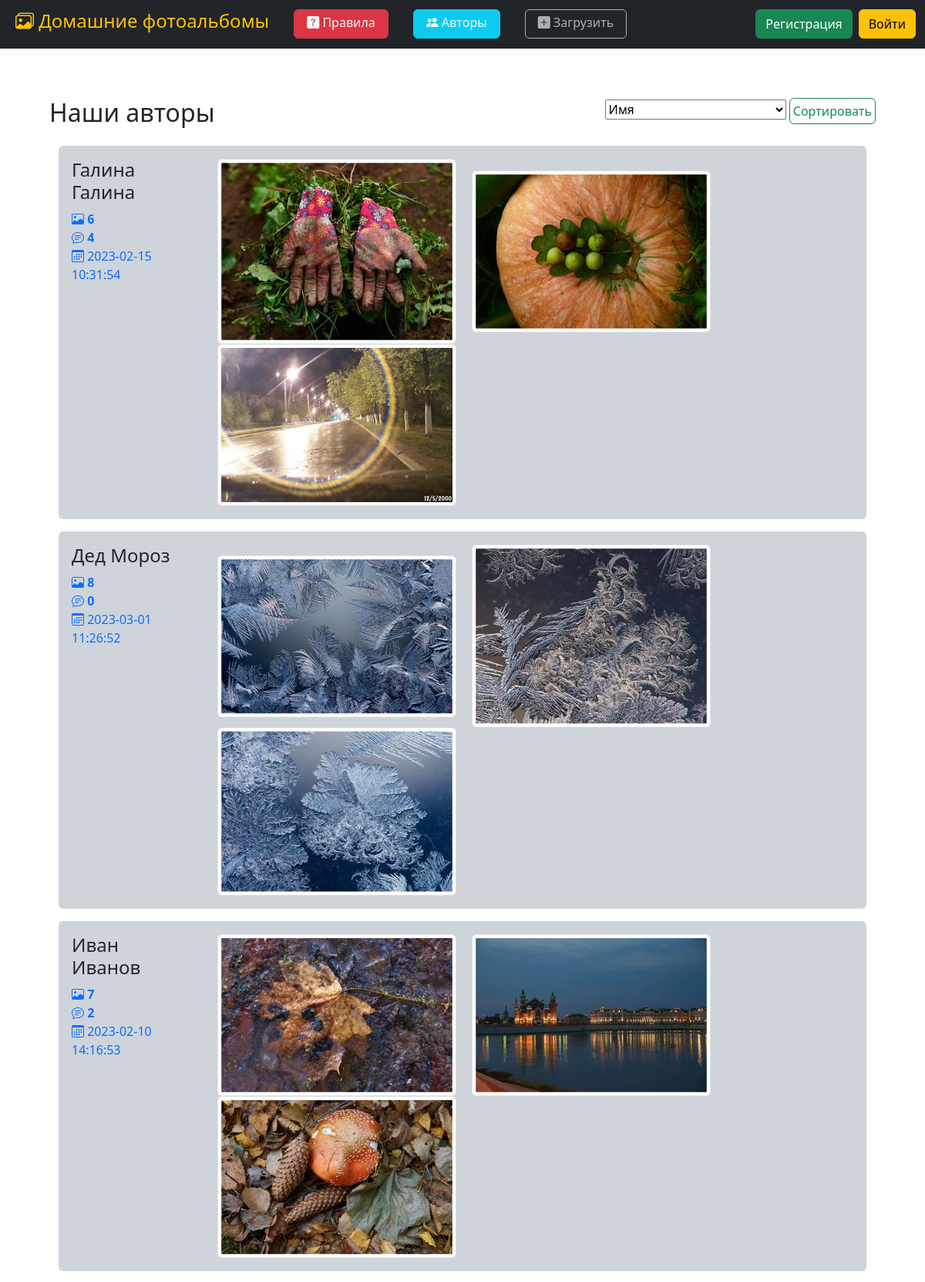
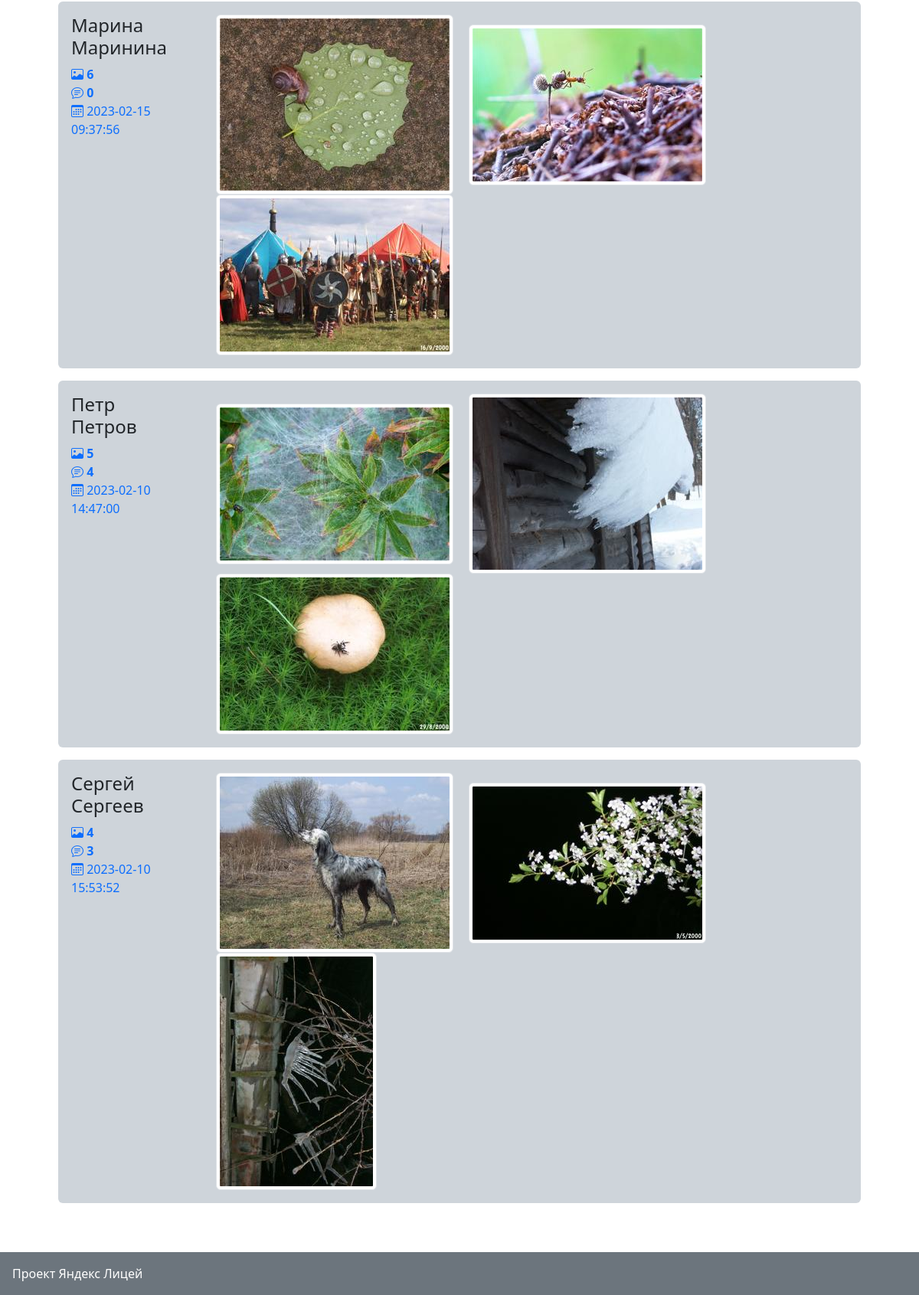
The app's page /userlist with its own data (2 pictures, top to bottom).
### data/users.py (models this page shows, shortened)
class User(SqlAlchemyBase, UserMixin):
    __tablename__ = 'users'
    def pic_cnt(self):
        db_sess = db_session.create_session()
        res = db_sess.query(Picture).filter(self.id == Picture.user_id).count()
        db_sess.close()
        return res
    def com_cnt(self):
        db_sess = db_session.create_session()
        res = db_sess.query(Comment).filter(self.id == Comment.user_id).count()
        db_sess.close()
        return res
    id = sqlalchemy.Column(sqlalchemy.Integer, primary_key=True, autoincrement=True)
    name = sqlalchemy.Column(sqlalchemy.String, nullable=True)
    about = sqlalchemy.Column(sqlalchemy.String, nullable=True)
    email = sqlalchemy.Column(sqlalchemy.String, index=True, unique=True, nullable=True)
    hashed_password = sqlalchemy.Column(sqlalchemy.String, nullable=True)
    created_date = sqlalchemy.Column(sqlalchemy.DateTime, default=datetime.datetime.now().replace(microsecond=0))
    last_date = sqlalchemy.Column(sqlalchemy.DateTime, default=datetime.datetime.now().replace(microsecond=0))
    pictures = orm.relationship("Picture", back_populates='user')
    comments = orm.relationship("Comment", back_populates='user')

### data/pictures.py (models this page shows, shortened)
class Picture(SqlAlchemyBase):
    __tablename__ = 'pictures'
    id = sqlalchemy.Column(sqlalchemy.Integer, primary_key=True, autoincrement=True)
    filename = sqlalchemy.Column(sqlalchemy.String, nullable=True)
    title = sqlalchemy.Column(sqlalchemy.String, nullable=True)
    descr = sqlalchemy.Column(sqlalchemy.String, nullable=True)
    created_date = sqlalchemy.Column(sqlalchemy.DateTime, default=datetime.datetime.now().replace(microsecond=0))
    user_id = sqlalchemy.Column(sqlalchemy.Integer, sqlalchemy.ForeignKey("users.id"))
    user = orm.relationship('User')
    comments = orm.relationship("Comment", back_populates='picture')

### main.py (the view)
@app.route('/userlist', methods=['GET', 'POST'])
def userlist():
    user_last_time_update()
    form_sort = UserSortForm()
    sorting = "name"
    if form_sort.validate_on_submit():
        sorting = form_sort.select.data
    db_sess = db_session.create_session()
    if sorting =="pics":
        users = db_sess.query(User).all()
        users.sort(key=User.pic_cnt, reverse=True)
    elif sorting =="comments":
        users = db_sess.query(User).all()
        users.sort(key=User.com_cnt, reverse=True)
    else:
        users = db_sess.query(User).order_by(sorting).all()
        if sorting != "name":
            users.reverse()
    pics_sets = {}
    for user in users:
        pics_sets[user.id] = db_sess.query(Picture.filename).filter(user.id == Picture.user_id).order_by(
            Picture.id.desc()).limit(3).all()
    db_sess.close()
    return render_template('userlist.html', items=users, pics=pics_sets, form_sort=form_sort)

### forms/user.py
class UserSortForm(FlaskForm):
    select = SelectField('Сортировка', choices=[("name", "Имя"), ("created_date", "Дата регистрации"),
                                                ("last_date", "Последний вход"),
                                                ("pics", "Количество фотографий"),
                                                ("comments", "Количество комментариев")])
    submit = SubmitField('Сортировать')

### data/db_session.py (called while the page is built)
def create_session() -> Session:
    global __factory
    return __factory()

### main.py (called while the page is built)
def user_last_time_update():
    if current_user.is_authenticated:
        db_sess = db_session.create_session()
        user = db_sess.query(User).filter(User.id == current_user.id).first()
        if user:
            user.last_date = datetime.now().replace(microsecond=0)
            db_sess.commit()
        db_sess.close()

### templates/userlist.html (shortened to what this page needs)
{% extends "base.html" %}
{% block content %}
<div class="row">
    <div class="col m-3"><h2>Наши авторы</h2></div>
    <div class="col m-3">
        <form action="" method="post" class="float-end">
            {{form_sort.select}} {{form_sort.submit(type="submit", class="btn btn-outline-success p-1")}}
        </form>
    </div>
</div>
<div class="container-fluid">
    {% for item in items%}
    <div class="alert bg-dark-subtle mx-3 p-3">
        <a href="/index/{{item.id}}" class="text-decoration-none">
            <div class="row">
                <div class="col-2">
                    <h4 class="link-dark">{{item.name}}</h4>
                    <i class="bi-image" role="img"></i> <b>{{item.pic_cnt()}}</b><br>
                    <i class="bi-chat-text" role="img"></i> <b>{{item.com_cnt()}}</b><br>
                    <i class="bi-calendar3" role="img"></i> {{item.created_date}}
                </div>
                <div class="col-10 gap-3">
                    {% for pic in pics[item.id] %}
                    <img class="img-thumbnail ms-3" src="/static/thumb/{{pic[0]}}">
                    {% endfor %}
                </div>
            </div>
        </a>
    </div>
    {% endfor %}
</div>
{% endblock %}

### records on screen
User: name "Галина Галина", pic_cnt "6", com_cnt "4", created_date "2023-02-15 10:31:54"
Picture: filename (picture)
Picture: filename (picture)
Picture: filename (picture)
User: name "Дед Мороз", pic_cnt "8", com_cnt "0", created_date "2023-03-01 11:26:52"
Picture: filename (picture)
Picture: filename (picture)
Picture: filename (picture)
User: name "Иван Иванов", pic_cnt "7", com_cnt "2", created_date "2023-02-10 14:16:53"
Picture: filename (picture)
Picture: filename (picture)
Picture: filename (picture)
User: name "Марина Маринина", pic_cnt "6", com_cnt "0", created_date "2023-02-15 09:37:56"
Picture: filename (picture)
Picture: filename (picture)
Picture: filename (picture)
User: name "Петр Петров", pic_cnt "5", com_cnt "4", created_date "2023-02-10 14:47:00"
Picture: filename (picture)
Picture: filename (picture)
Picture: filename (picture)
User: name "Сергей Сергеев", pic_cnt "4", com_cnt "3", created_date "2023-02-10 15:53:52"
Picture: filename (picture)
Picture: filename (picture)
Picture: filename (picture)
